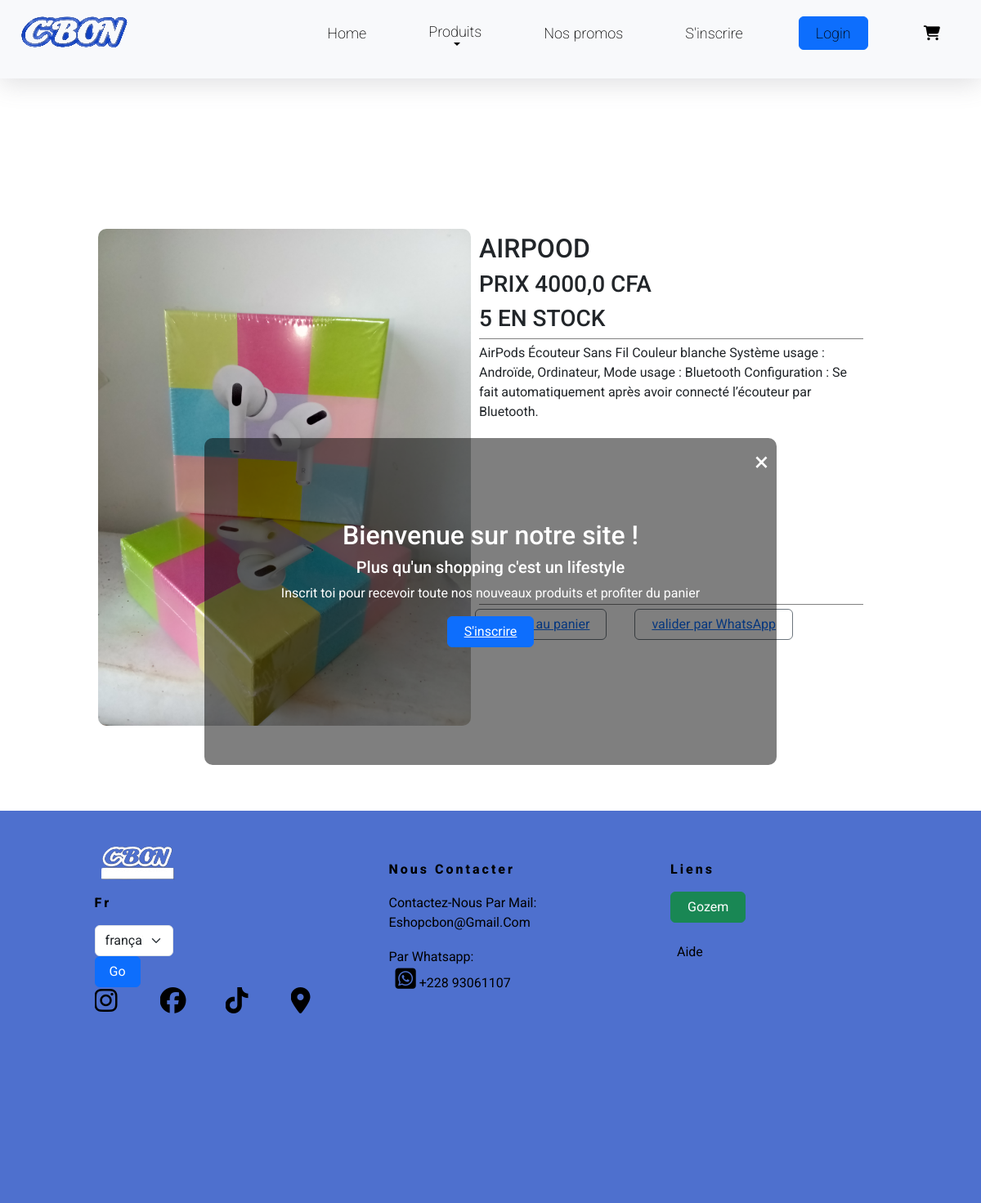
/product/AIRPOOD/, run on the app's committed database.
### store/models.py (models this page shows, shortened)
class product (models.Model):
    name = models.CharField(max_length=128)
    slug= models.SlugField(max_length=228,default='', unique=True)
    subcategory = models.ForeignKey(SubCategory,on_delete=models.CASCADE,default=True,null=False,related_name='products')
    category = models.ForeignKey(Category,on_delete=models.CASCADE,default=True,null=False,related_name='products')
    prices= models.FloatField(default=0)
    discount_price= models.FloatField(blank=True, null=True)
    instock = models.IntegerField(default=0)
    description = models.TextField(blank=True)
    thumbnail = models.ImageField(upload_to ="product",blank=True ,null=True)

### store/views.py (the view)
# urls.py: path('product/<slug:slug>/', product_detail, name='product'),
def product_detail(request,slug):
        products = get_object_or_404(product, slug=slug )
        context={"product":products,
                 "prices" :product.prices,
                 "discount_price":product.discount_price
                 }
        return render (request, "store/detail.html",context )

### accounts/context_processors.py (called while the page is built)
def user_context(request):
    user= get_user(request)
    return{'user': user}

### store/templates/store/detail.html (shortened to what this page needs)
{% extends 'base.html' %}
{% block content%}
{% load i18n %}
{% load bootstrap5 %}
{% load static %}
<div class="pro-det" style=" display: block; height: 120vh">
    <div class="pro-det2" style=" display:flex; " >
        <div class="det-img">
            <img src=" {{ product.thumbnail.url }} " alt="{{ product.name }}" style="max-width: 38vw; border-radius: 10px">
        </div>
        <div class="det-desc">
            <div class='first-sec' style="text-transform: uppercase;">
                <h2 style="text-transform: uppercase;">  {{ product.name }} </h2>
                <h3> {% trans "Prix " %} {{ product.prices }} cfa </h3>
                <h3> {{ product.instock }} {% trans "En stock" %}</h3>
            </div>
            <div class='sc-sec'>
                <p> {{ product.description }} </p>
            <br>
            </div>
            <div class="clnt-chng">
                {% if user.is_authenticated %}
                <p class="but">
                    <button type="button" class="btn btn-outline-secondary" class="button" >
                        <a href="{% url 'add_to_cart'  product.slug %}">ajouter au panier</a>
                    </button>
                {% else %}
                <button type="button" class="btn btn-outline-secondary" class="button" >
                    <a href="{% url 'add_to_cart'  product.slug %}">ajouter au panier</a>
                </button>
                {% endif %}
                <button type="button" class="btn btn-outline-secondary" class="button" style="margin-left: 30px;" >
                    <a href="{% url "validate_product_via_whatsapp" product.slug %}">{% trans "valider par WhatsApp" %}</a>
                </button>
            </div>
        </div>
    </div>
</div>
{% endblock %}

### store/static/store/css/style.css (style rules this page uses)
* { text-decoration: none; margin:0; padding: 0; list-style:none; box-sizing: border-box; font-family: 'Dosis', sans-serif; font-family: 'Montserrat', sans-serif; font-family: 'Open Sans', sans-serif; font-family: 'Playfair Display', serif; font-family: 'Roboto', sans-serif; }
body { box-sizing: border-box; list-style:none; display: block; width: 100vw; height: 100%; font-family: 'Roboto', sans-serif; overflow-x: hidden; background-color: #eff2f1; }
body.popup-open { pointer-events: none; }
.pro-det { justify-content: center; align-items: center; height: 150vh; width: fit-content; }
.pro-det2 { width: 80vw; height: 100vh; position: absolute; top: 19%; left: 10%; }
.det-img { height: 100%; }
.det-desc { margin-left:5px; flex-direction: end; position: relative; width:50%; }
.first-sec { margin: 5px; border-bottom: 1px grey solid; }
.sc-sec { height: 20em; margin: 5px; border-bottom: 1px grey solid; }
a { padding: 0 1vh; }

### data on the page
product: thumbnail (picture), name "AIRPOOD", prices "4000,0", instock "5", description "AirPods Écouteur Sans Fil Couleur blanche Système usage : Androïde, Ordinateur, Mode usage : Bluetooth Configuration : Se fait automatiquement après avoir connecté l’écouteur par Bluetooth."

### other printed values
{{ LANGUAGE_CODE }} "Fr"
form field language "français (fr)"
